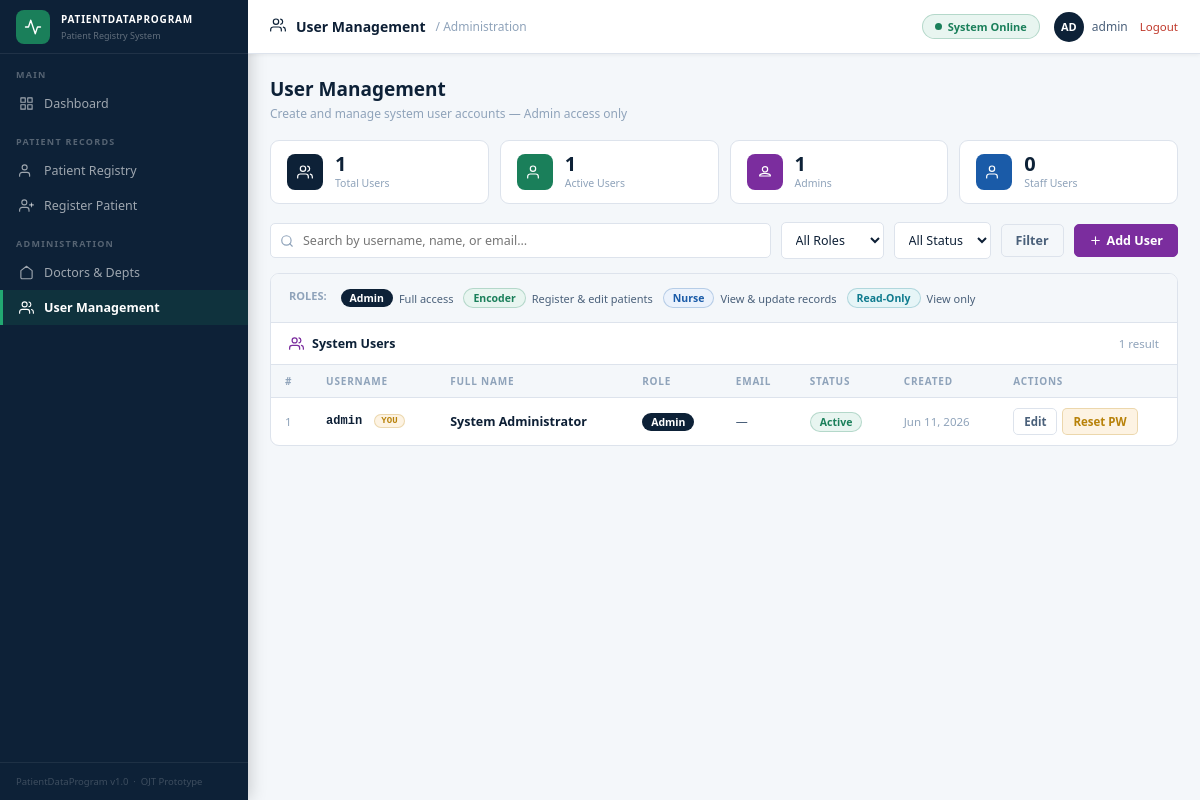
/users.php (signed in), run on the app's committed database.
### tables this page shows
CREATE TABLE IF NOT EXISTS users (
    id          INT AUTO_INCREMENT PRIMARY KEY,
    full_name   VARCHAR(150) NOT NULL,
    username    VARCHAR(80)  NOT NULL UNIQUE,
    password    VARCHAR(255) NOT NULL,
    role        ENUM('Admin','Nurse','Encoder','Read-Only') NOT NULL DEFAULT 'Encoder',
    is_active   TINYINT(1)   NOT NULL DEFAULT 1,
    created_at  DATETIME     DEFAULT CURRENT_TIMESTAMP,
    last_login  DATETIME     NULL
);

### users.php (the view, shortened to what this page needs)
<?php
require_once 'db_connect.php';
$search       = trim($_GET['search']  ?? '');
$where  = "WHERE 1";
$params = [];
$users_stmt = $pdo->prepare("SELECT * FROM users $where ORDER BY created_at DESC");
$users_stmt->execute($params);
$users = $users_stmt->fetchAll();
$count_total    = $pdo->query("SELECT COUNT(*) FROM users")->fetchColumn();
$count_active   = $pdo->query("SELECT COUNT(*) FROM users WHERE is_active=1")->fetchColumn();
$count_admin    = $pdo->query("SELECT COUNT(*) FROM users WHERE role='Admin' AND is_active=1")->fetchColumn();
$count_staff    = $pdo->query("SELECT COUNT(*) FROM users WHERE role!='Admin' AND is_active=1")->fetchColumn();
?>
<!DOCTYPE html>
<html lang="en">
<head>
</head>
<body>
<div class="app">
<aside class="sidebar">
  <div class="sb-brand">
    <div class="sb-logo"><svg viewBox="0 0 24 24"><path d="M22 12h-4l-3 9L9 3l-3 9H2"/></svg></div>
    <div>
      <div class="sb-name">PATIENTDATAPROGRAM</div>
      <div class="sb-sub">Patient Registry System</div>
    </div>
  </div>
  <div class="nav-label">Main</div>
  <a href="dashboard.php" class="nav-item">
    <svg viewBox="0 0 24 24"><rect x="3" y="3" width="7" height="7"/><rect x="14" y="3" width="7" height="7"/><rect x="14" y="14" width="7" height="7"/><rect x="3" y="14" width="7" height="7"/></svg>
    Dashboard
  </a>
  <div class="nav-label">Patient Records</div>
  <a href="index.php" class="nav-item">
    <svg viewBox="0 0 24 24"><path d="M17 21v-2a4 4 0 0 0-4-4H5a4 4 0 0 0-4 4v2"/><circle cx="9" cy="7" r="4"/></svg>
    Patient Registry
  </a>
  <a href="register.php" class="nav-item">
    <svg viewBox="0 0 24 24"><path d="M16 21v-2a4 4 0 0 0-4-4H5a4 4 0 0 0-4 4v2"/><circle cx="8.5" cy="7" r="4"/><line x1="20" y1="8" x2="20" y2="14"/><line x1="23" y1="11" x2="17" y2="11"/></svg>
    Register Patient
  </a>
  <div class="nav-label">Administration</div>
  <a href="doctors.php" class="nav-item">
    <svg viewBox="0 0 24 24"><path d="M3 9l9-7 9 7v11a2 2 0 0 1-2 2H5a2 2 0 0 1-2-2z"/></svg>
    Doctors &amp; Depts
  </a>
  <a href="users.php" class="nav-item active">
    <svg viewBox="0 0 24 24"><path d="M17 21v-2a4 4 0 0 0-4-4H5a4 4 0 0 0-4 4v2"/><circle cx="9" cy="7" r="4"/><path d="M23 21v-2a4 4 0 0 0-3-3.87"/><path d="M16 3.13a4 4 0 0 1 0 7.75"/></svg>
    User Management
  </a>
  <div class="sb-footer">PatientDataProgram v1.0 &nbsp;·&nbsp; OJT Prototype</div>
</aside>
<div class="main">
  <div class="topbar">
    <div class="tb-icon">
      <svg viewBox="0 0 24 24"><path d="M17 21v-2a4 4 0 0 0-4-4H5a4 4 0 0 0-4 4v2"/><circle cx="9" cy="7" r="4"/><path d="M23 21v-2a4 4 0 0 0-3-3.87"/><path d="M16 3.13a4 4 0 0 1 0 7.75"/></svg>
    </div>
    <div class="tb-title">User Management</div>
    <div class="tb-bc">/ Administration</div>
    <div class="tb-right">
      <div class="pill"><div class="pill-dot"></div><span>System Online</span></div>
      <div class="tb-user">
        <div class="avatar"><?=strtoupper(substr($_SESSION['username']??'A',0,2))?></div>
        <span><?=htmlspecialchars($_SESSION['username']??'Admin')?></span>
        <a href="logout.php" style="font-size:11.5px;color:var(--red);text-decoration:none;margin-left:4px;">Logout</a>
      </div>
    </div>
  </div>
  <div class="content">
    <div class="page-hdr">
      <div>
        <h1>User Management</h1>
        <p>Create and manage system user accounts — Admin access only</p>
      </div>
    </div>
    <div class="info-row">
      <div class="info-chip">
        <div class="ic-icon" style="background:var(--navy)">
          <svg viewBox="0 0 24 24"><path d="M17 21v-2a4 4 0 0 0-4-4H5a4 4 0 0 0-4 4v2"/><circle cx="9" cy="7" r="4"/><path d="M23 21v-2a4 4 0 0 0-3-3.87"/><path d="M16 3.13a4 4 0 0 1 0 7.75"/></svg>
        </div>
        <div><div class="ic-val"><?=(int)$count_total?></div><div class="ic-lbl">Total Users</div></div>
      </div>
      <div class="info-chip">
        <div class="ic-icon" style="background:var(--emerald)">
          <svg viewBox="0 0 24 24"><path d="M17 21v-2a4 4 0 0 0-4-4H5a4 4 0 0 0-4 4v2"/><circle cx="9" cy="7" r="4"/></svg>
        </div>
        <div><div class="ic-val"><?=(int)$count_active?></div><div class="ic-lbl">Active Users</div></div>
      </div>
      <div class="info-chip">
        <div class="ic-icon" style="background:var(--purple)">
          <svg viewBox="0 0 24 24"><circle cx="12" cy="8" r="4"/><path d="M12 14c-5 0-8 2-8 3v1h16v-1c0-1-3-3-8-3z"/></svg>
        </div>
        <div><div class="ic-val"><?=(int)$count_admin?></div><div class="ic-lbl">Admins</div></div>
      </div>
      <div class="info-chip">
        <div class="ic-icon" style="background:var(--blue)">
          <svg viewBox="0 0 24 24"><path d="M17 21v-2a4 4 0 0 0-4-4H5a4 4 0 0 0-4 4v2"/><circle cx="9" cy="7" r="4"/></svg>
        </div>
        <div><div class="ic-val"><?=(int)$count_staff?></div><div class="ic-lbl">Staff Users</div></div>
      </div>
    </div>
    <div class="toolbar">
      <form method="GET" style="display:contents">
        <div class="search-box">
          <input type="text" name="search" placeholder="Search by username, name, or email…" value="<?=htmlspecialchars($search)?>">
        </div>
        <select name="role" class="flt">
          <option value="">All Roles</option>
        </select>
        <select name="status" class="flt">
          <option value="">All Status</option>
        </select>
        <button type="submit" class="btn btn-ghost">Filter</button>
      </form>
      <button class="btn btn-purple" onclick="openModal('modal-add-user')">
        <svg viewBox="0 0 24 24"><line x1="12" y1="5" x2="12" y2="19"/><line x1="5" y1="12" x2="19" y2="12"/></svg>
        Add User
      </button>
    </div>
    <div class="card">
      <div class="role-legend">
        <span style="font-size:11px;font-weight:700;color:var(--text-3);margin-right:4px">ROLES:</span>
        <div class="rl-item"><span class="badge b-admin">Admin</span> Full access</div>
        <div class="rl-item"><span class="badge b-encoder">Encoder</span> Register &amp; edit patients</div>
        <div class="rl-item"><span class="badge b-nurse">Nurse</span> View &amp; update records</div>
        <div class="rl-item"><span class="badge b-readonly">Read-Only</span> View only</div>
      </div>
      <div class="card-hdr">
        <svg viewBox="0 0 24 24"><path d="M17 21v-2a4 4 0 0 0-4-4H5a4 4 0 0 0-4 4v2"/><circle cx="9" cy="7" r="4"/><path d="M23 21v-2a4 4 0 0 0-3-3.87"/><path d="M16 3.13a4 4 0 0 1 0 7.75"/></svg>
        <h2>System Users</h2>
        <span class="ch-right"><?=count($users)?> result<?=count($users)!==1?'s':''?></span>
      </div>
      <div class="tbl-wrap">
        <table>
          <thead>
            <tr>
              <th>#</th>
              <th>Username</th>
              <th>Full Name</th>
              <th>Role</th>
              <th>Email</th>
              <th>Status</th>
              <th>Created</th>
              <th>Actions</th>
            </tr>
          </thead>
          <tbody>
          <?php if(empty($users)): ?>
          <tr><td colspan="8" class="no-data">No users found.</td></tr>
          <?php else: $i=1; foreach($users as $u):
            $role_badge = [
                'Admin'     => 'b-admin',
                'Encoder'   => 'b-encoder',
                'Nurse'     => 'b-nurse',
                'Read-Only' => 'b-readonly',
            ][$u['role']] ?? 'b-readonly';
            $is_me = ($u['id'] == $_SESSION['user_id']);
          ?>
          <tr>
            <td style="color:var(--text-3);font-size:11.5px"><?=$i++?></td>
            <td style="font-family:var(--font-mono);font-size:12px;font-weight:600">
              <?=htmlspecialchars($u['username'])?>
              <?php if($is_me): ?><span class="you-chip">YOU</span><?php endif; ?>
            </td>
            <td style="font-weight:600"><?=htmlspecialchars($u['full_name'])?></td>
            <td><span class="badge <?=$role_badge?>"><?=htmlspecialchars($u['role'])?></span></td>
            <td style="font-size:12px;color:var(--text-2)"><?=htmlspecialchars($u['email']??'—')?></td>
            <td><span class="badge <?=$u['is_active']?'b-active':'b-inactive'?>"><?=$u['is_active']?'Active':'Inactive'?></span></td>
            <td style="font-size:11.5px;color:var(--text-3);white-space:nowrap">
              <?=date('M j, Y', strtotime($u['created_at']))?>
            </td>
            <td>
              <div style="display:flex;gap:5px;flex-wrap:wrap">
                <button class="btn btn-ghost btn-sm"
                  onclick="openEditUser(<?=$u['id']?>,<?=htmlspecialchars(json_encode($u['full_name']))?>,<?=htmlspecialchars(json_encode($u['role']))?>,<?=htmlspecialchars(json_encode($u['email']??''))?>)">
                  Edit
                </button>
                <button class="btn btn-warn btn-sm"
                  onclick="openResetPwd(<?=$u['id']?>,<?=htmlspecialchars(json_encode($u['username']))?>)">
                  Reset PW
                </button>
              </div>
            </td>
          </tr>
          <?php endforeach; endif; ?>
          </tbody>
        </table>
      </div>
    </div>
  </div>
</div>
</div>
</body>
</html>

### data on the page
users: username "admin", shows "YOU", full_name "System Administrator", role "Admin", email "—", is_active "Active", created_at "Jun 11, 2026"

### other printed values
substr($_SESSION['username']??'A',0,2) "AD"
$_SESSION['username'] "admin"
$count_total "1"
$count_active "1"
$count_admin "1"
$count_staff "0"
count($users) "1"
